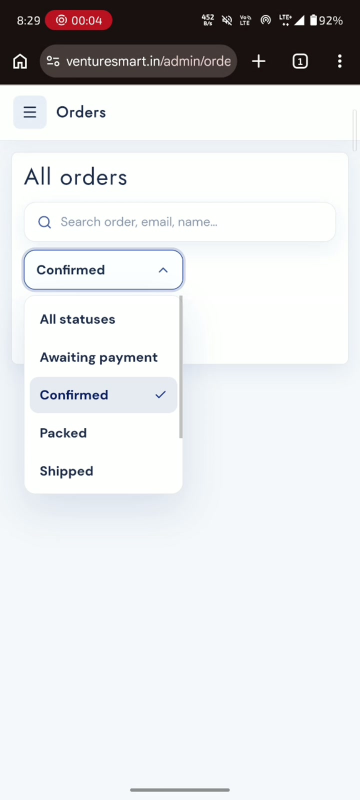
#> input picture loader_frame_04.jpg, 720 x 1600 px, found by its file name (shown at 1/2 size)
$ python inspect_loader_frame.py
#> lines starting #> are read from the running program, lines starting #| are printed output that depends on the picture
from PIL import Image

path = r"D:\projects\toys\loader_frame_04.jpg"
im = Image.open(path).convert("RGB")
#> im is the input picture: PIL image 720x1600 RGB; mean R, G, B 222.8, 224.3, 225.8
im.thumbnail((44, 90))
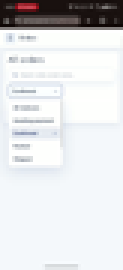
#> im: PIL image 41x90 RGB (shown 3 times larger); mean R, G, B 222.7, 224.1, 225.7
w, h = im.size
#> w = 41; h = 90
print(im.size)
#| (41, 90)

for y in range(0, h, 2):
    line = ""
    for x in range(w):
        r, g, b = im.getpixel((x, y))
        line += f"\033[48;2;{r};{g};{b}m  "
    print(line + "\033[0m")

$ run again, with loader_frame_01.jpg copied over loader_frame_04.jpg
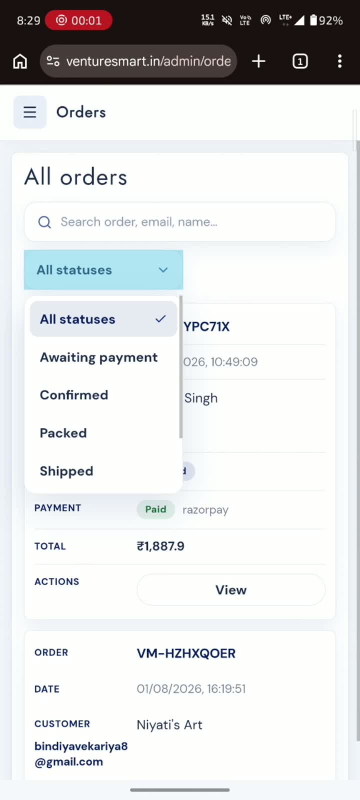
#> input picture loader_frame_01.jpg, 720 x 1600 px, found by its file name (shown at 1/2 size)
#> im is the input picture: PIL image 720x1600 RGB; mean R, G, B 222.1, 223.9, 224.1
#> `im.thumbnail((44, 90))`:
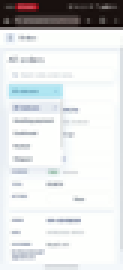
#> im: PIL image 41x90 RGB (shown 3 times larger); mean R, G, B 222.1, 223.7, 224.1
#| (41, 90)

$ run again, with loader_frame_02.jpg copied over loader_frame_04.jpg
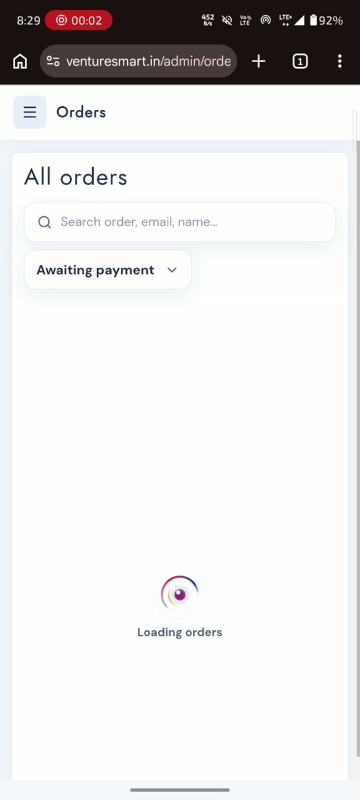
#> input picture loader_frame_02.jpg, 720 x 1600 px, found by its file name (shown at 1/2 size)
#> im is the input picture: PIL image 720x1600 RGB; mean R, G, B 228.5, 228.4, 227.3
#> `im.thumbnail((44, 90))`:
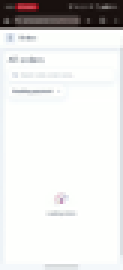
#> im: PIL image 41x90 RGB (shown 3 times larger); mean R, G, B 228.5, 228.3, 227.3
#| (41, 90)

$ run again, with loader_frame_03.jpg copied over loader_frame_04.jpg
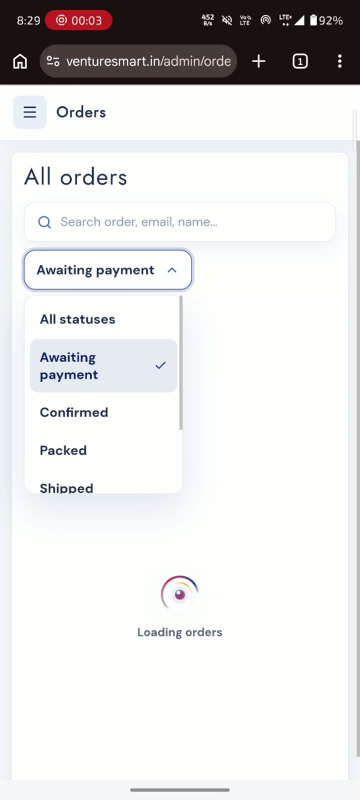
#> input picture loader_frame_03.jpg, 720 x 1600 px, found by its file name (shown at 1/2 size)
#> im is the input picture: PIL image 720x1600 RGB; mean R, G, B 225.9, 226.1, 225.7
#> `im.thumbnail((44, 90))`:
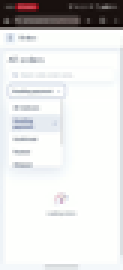
#> im: PIL image 41x90 RGB (shown 3 times larger); mean R, G, B 225.8, 226, 225.7
#| (41, 90)
